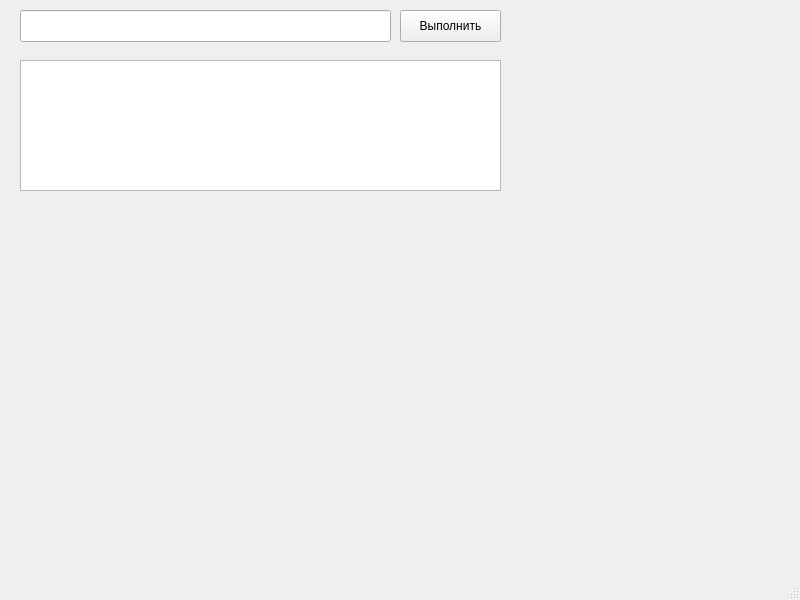
<?xml version="1.0" encoding="UTF-8"?>
<ui version="4.0">
 <class>MainWindow</class>
 <widget class="QMainWindow" name="MainWindow">
  <property name="geometry">
   <rect>
    <x>0</x>
    <y>0</y>
    <width>800</width>
    <height>600</height>
   </rect>
  </property>
  <property name="windowTitle">
   <string>MainWindow</string>
  </property>
  <widget class="QWidget" name="centralwidget">
   <widget class="QLineEdit" name="lineEdit">
    <property name="geometry">
     <rect>
      <x>20</x>
      <y>10</y>
      <width>371</width>
      <height>32</height>
     </rect>
    </property>
   </widget>
   <widget class="QLabel" name="label_6">
    <property name="geometry">
     <rect>
      <x>0</x>
      <y>50</y>
      <width>521</width>
      <height>191</height>
     </rect>
    </property>
    <property name="text">
     <string/>
    </property>
   </widget>
   <widget class="QLabel" name="label_7">
    <property name="geometry">
     <rect>
      <x>310</x>
      <y>190</y>
      <width>511</width>
      <height>41</height>
     </rect>
    </property>
    <property name="text">
     <string/>
    </property>
   </widget>
   <widget class="QTextEdit" name="textEdit">
    <property name="geometry">
     <rect>
      <x>20</x>
      <y>60</y>
      <width>481</width>
      <height>131</height>
     </rect>
    </property>
    <property name="verticalScrollBarPolicy">
     <enum>Qt::ScrollBarAsNeeded</enum>
    </property>
    <property name="horizontalScrollBarPolicy">
     <enum>Qt::ScrollBarAsNeeded</enum>
    </property>
    <property name="sizeAdjustPolicy">
     <enum>QAbstractScrollArea::AdjustIgnored</enum>
    </property>
    <property name="readOnly">
     <bool>true</bool>
    </property>
   </widget>
   <widget class="QLabel" name="label_5">
    <property name="geometry">
     <rect>
      <x>-10</x>
      <y>0</y>
      <width>16</width>
      <height>51</height>
     </rect>
    </property>
    <property name="text">
     <string/>
    </property>
   </widget>
   <widget class="QLabel" name="label">
    <property name="geometry">
     <rect>
      <x>0</x>
      <y>0</y>
      <width>541</width>
      <height>51</height>
     </rect>
    </property>
    <property name="text">
     <string/>
    </property>
   </widget>
   <widget class="QPushButton" name="pushButton">
    <property name="enabled">
     <bool>true</bool>
    </property>
    <property name="geometry">
     <rect>
      <x>400</x>
      <y>10</y>
      <width>101</width>
      <height>32</height>
     </rect>
    </property>
    <property name="text">
     <string>Выполнить</string>
    </property>
   </widget>
   <zorder>label_6</zorder>
   <zorder>label_7</zorder>
   <zorder>label</zorder>
   <zorder>pushButton</zorder>
   <zorder>textEdit</zorder>
   <zorder>lineEdit</zorder>
   <zorder>label_5</zorder>
  </widget>
  <widget class="QMenuBar" name="menubar">
   <property name="geometry">
    <rect>
     <x>0</x>
     <y>0</y>
     <width>800</width>
     <height>26</height>
    </rect>
   </property>
  </widget>
  <widget class="QStatusBar" name="statusbar"/>
 </widget>
 <resources/>
 <connections/>
</ui>
